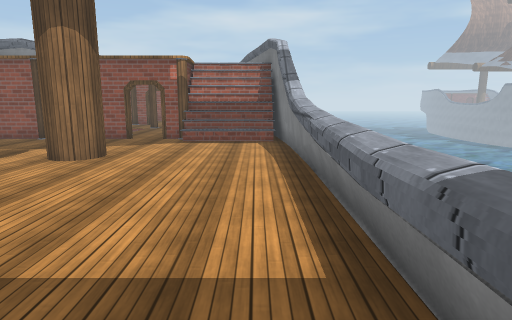
View 1 (above)

18 first-person views from a walk through a scene from a Unity 3-D project. The camera is 1.5 m above the floor, tilts 10° down and sees 75° across. The floor is counted in squares, 1 m on a side. Each view is taken from the middle of a square. On the plan, view 1 faces up. The plan holds only what a view shows up to about 15 squares ahead; the rest is blank. The place goes on beyond the plan. Some surface patterns are stand-ins.

View 2
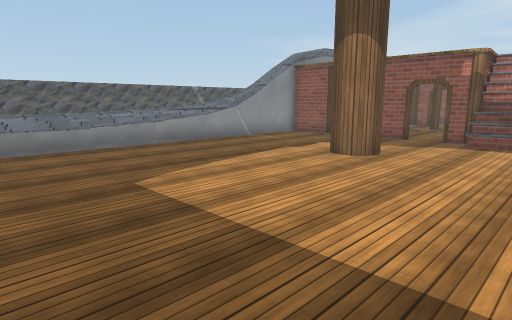

View 3
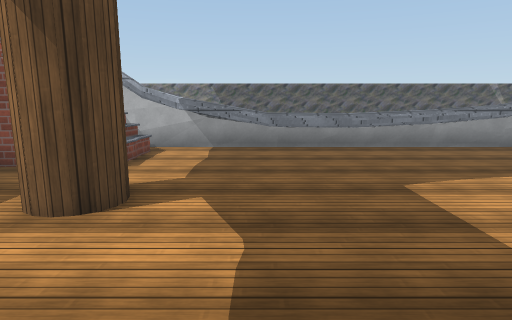

View 4
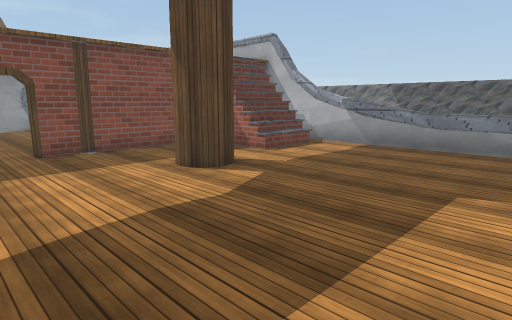

View 5
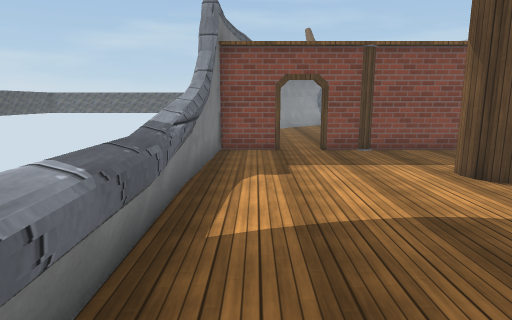

View 6
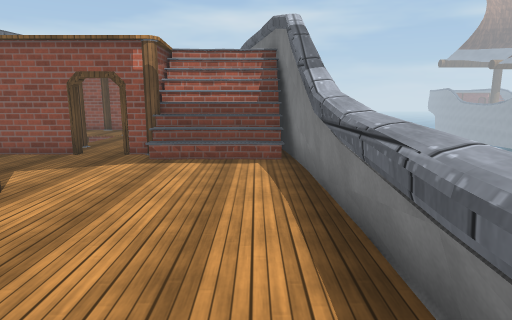

View 7
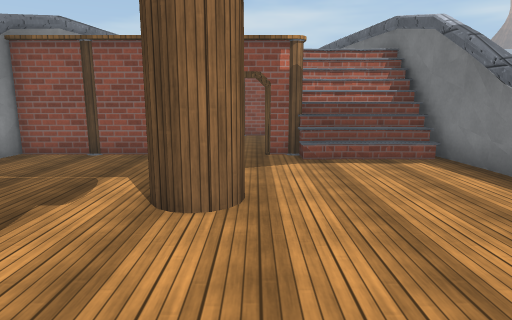

View 8
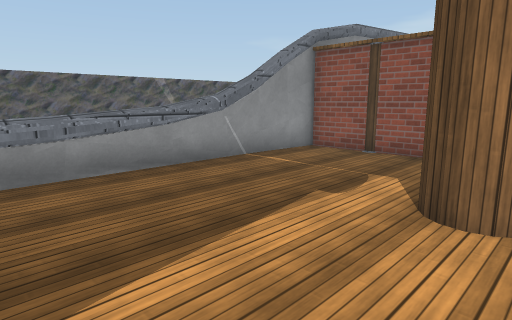

View 9
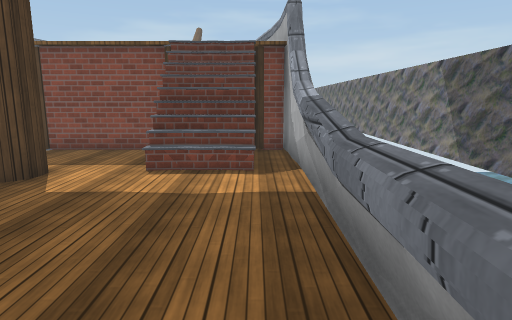

View 10
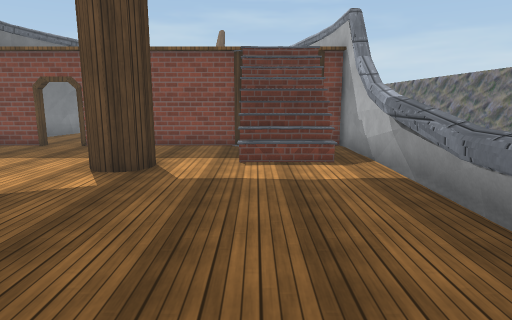

View 11
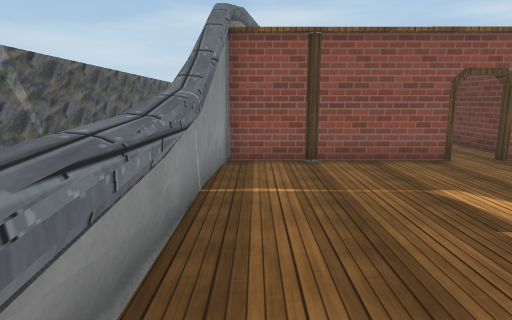

View 12
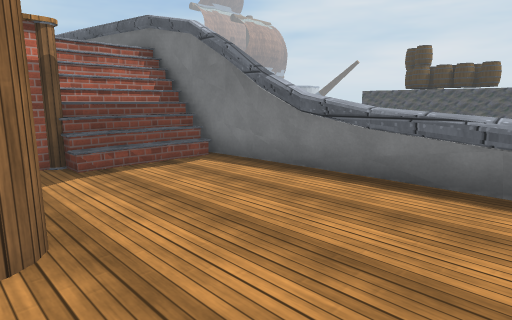

View 13
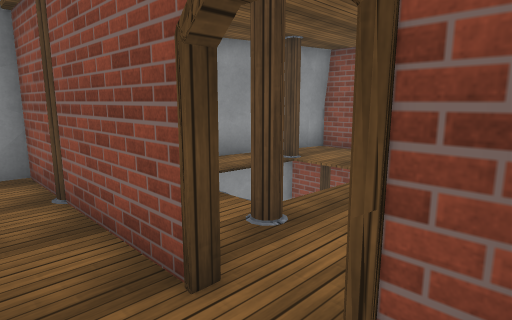

View 14
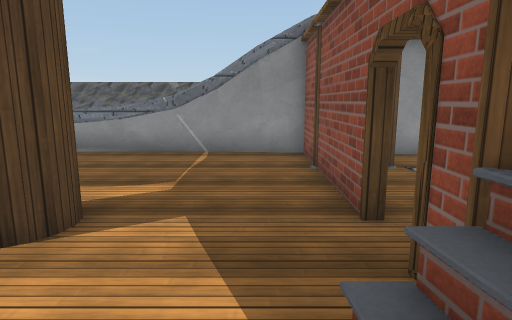

View 15
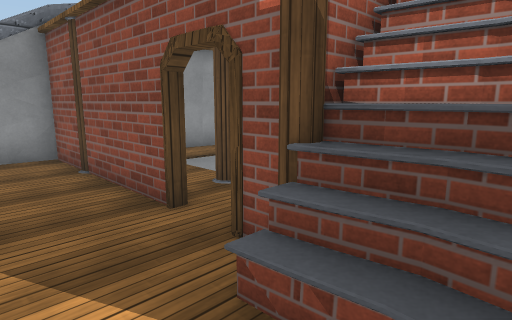

View 16
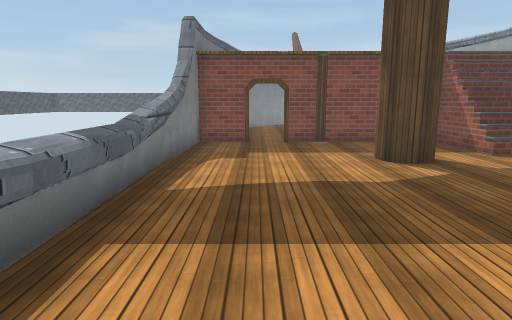

View 17
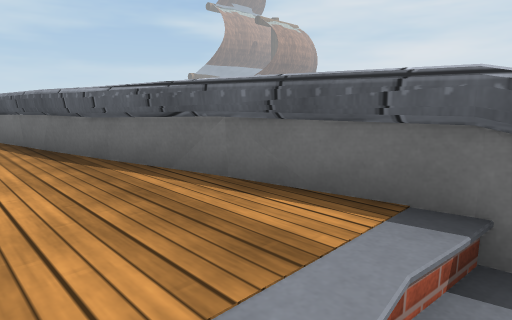

View 18
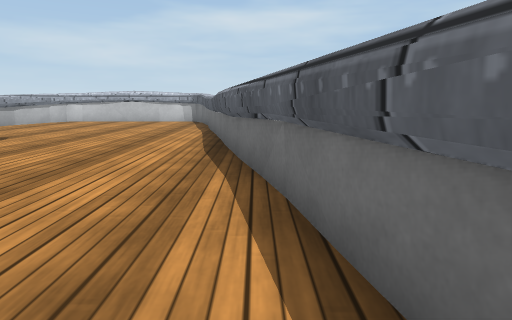

### Floor plan
Key: @ floor where view 1 was taken; # wall or solid block; . main floor; - floor 0.5 m lower than the main floor; : floor 3.25 m higher than the main floor; / step, stairs or slope; = window, fence, low wall or low ledge; ^ raised ledge; C column.
Columns run from 13 left of view 1 to 1 right of it. Each row starts with its distance up from view 1.
 29           ^
 28      #^^^^^#
 27      =:::::=
 26      =://::^
 25      ^: /::==
 24         /:::=
 23         /:::^
 22         /:::=
 21         /:::=^
 20    ##C   :::=^
 19    #      :::=
 18    #.    //::^
 17   ##.  ../ ::^=
 16   # . -..//::==
 15 # # C..C..////#
 14 # ##C####.#///#
 13 # #######.C///#
 12 # #...........#
 11 # #...........#
 10 # #...........#
  9 # #.....#.....#
  8 # =...........=
  7 # =...........=
  6 # =...........=
  5 # =...........=
  4 # =...........=
  3 # =...........=
  2 # =...........=
  1 # =...........=
  0 # =..........@=
 -1 # =...........=
 -2 # #.....##....#
 -3 # #=//..##....#
 -4 # ##//........#
 -5 ^ =///........#
 -6   #////.....###
 -7 # #        .###
 -8 #          ...#
 -9 #             #

Positions as (right, up) in squares from view 1, and headings:
1: (0, 0), facing up
2: (0, 0), facing up-left
3: (0, 0), facing left
4: (0, 4), facing down-left
5: (0, 4), facing down
6: (0, 4), facing up
7: (-4, 4), facing up
8: (-4, 4), facing up-left
9: (-10, 4), facing down
10: (-8, 5), facing down
11: (-10, 5), facing up
12: (-5, 5), facing up-right
13: (-3, 12), facing up-left
14: (-1, 12), facing left
15: (-1, 11), facing up-left
16: (-1, 6), facing down
17: (-2, 15), facing up-right
18: (0, 15), facing up
